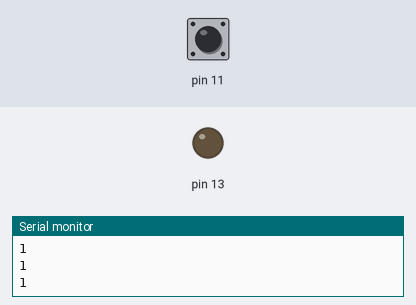
Recording of a sketch running on a simulated Arduino Uno, built with avr-gcc and run on an emulated ATmega328P. Parts: output pins drawn as LEDs (lit = HIGH), the last lines printed to the serial monitor. The test bench sets the inputs (shaded band); at power-on: pin 11 HIGH.

Above: at 1.8 s.
1.9 s: pin 11 pulled LOW for 0.6 s
At 2.9 s:
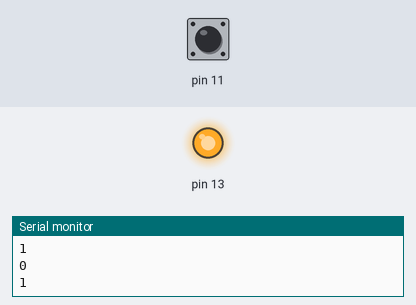
4.5 s: pin 11 pulled LOW for 3.2 s
At 8.8 s:
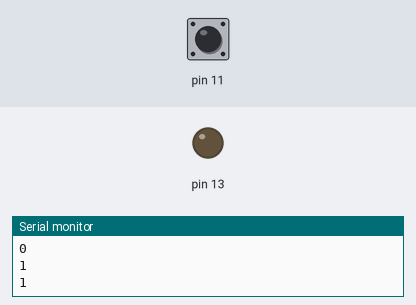
Timing chart, 0 to 10.3 s (numbered marks = the images above; inputs shaded):
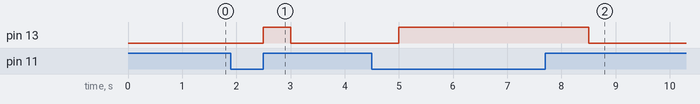

Measured:
- after the input at 1.9 s, pin 13: LOW → HIGH after 0.60 s, → LOW 0.50 s later
- after the input at 4.5 s, pin 13: LOW → HIGH after 0.50 s, → LOW 3.5 s later

The sketch:

sketch_oct8ab.ino
```cpp
void setup() {
  // 시리얼 통신을 초기화하고 통신 속도를 9600으로 설정합니다.
  Serial.begin(9600);

  // 디지털 핀 13을 출력 모드로 설정합니다.
  pinMode(13, OUTPUT);

  // 디지털 핀 11을 입력 풀업 모드로 설정합니다.
  pinMode(11, INPUT_PULLUP);
}

void loop() {
  // 디지털 핀 11의 상태를 읽어와서 변수 sw에 저장합니다.
  int sw = digitalRead(11);

  // sw 변수의 값을 시리얼 모니터를 통해 출력합니다.
  Serial.println(sw);

  // 500 밀리초(0.5초) 동안 대기합니다.
  delay(500);

  // 만약 스위치가 HIGH(눌림) 상태라면
  if(sw == HIGH){
    // 디지털 핀 13을 LOW(끈 상태)로 설정합니다.
    digitalWrite(13, LOW);
  }
  // 스위치가 LOW(눌리지 않음) 상태라면
  else{
    // 디지털 핀 13을 HIGH(켠 상태)로 설정합니다.
    digitalWrite(13, HIGH);
  }
}
```
